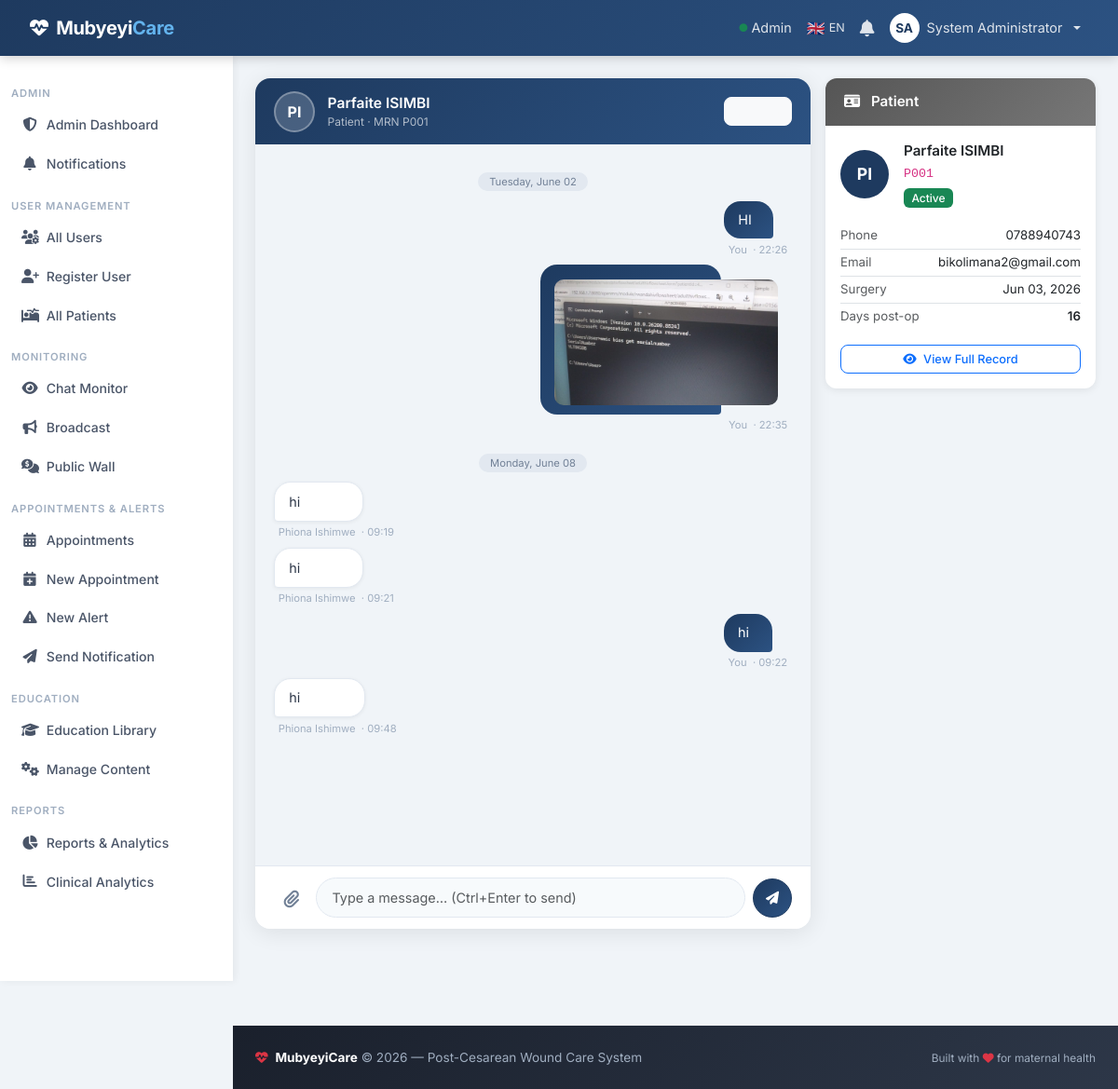
Page /chat/patient/1 (signed in) on the earlier database version.
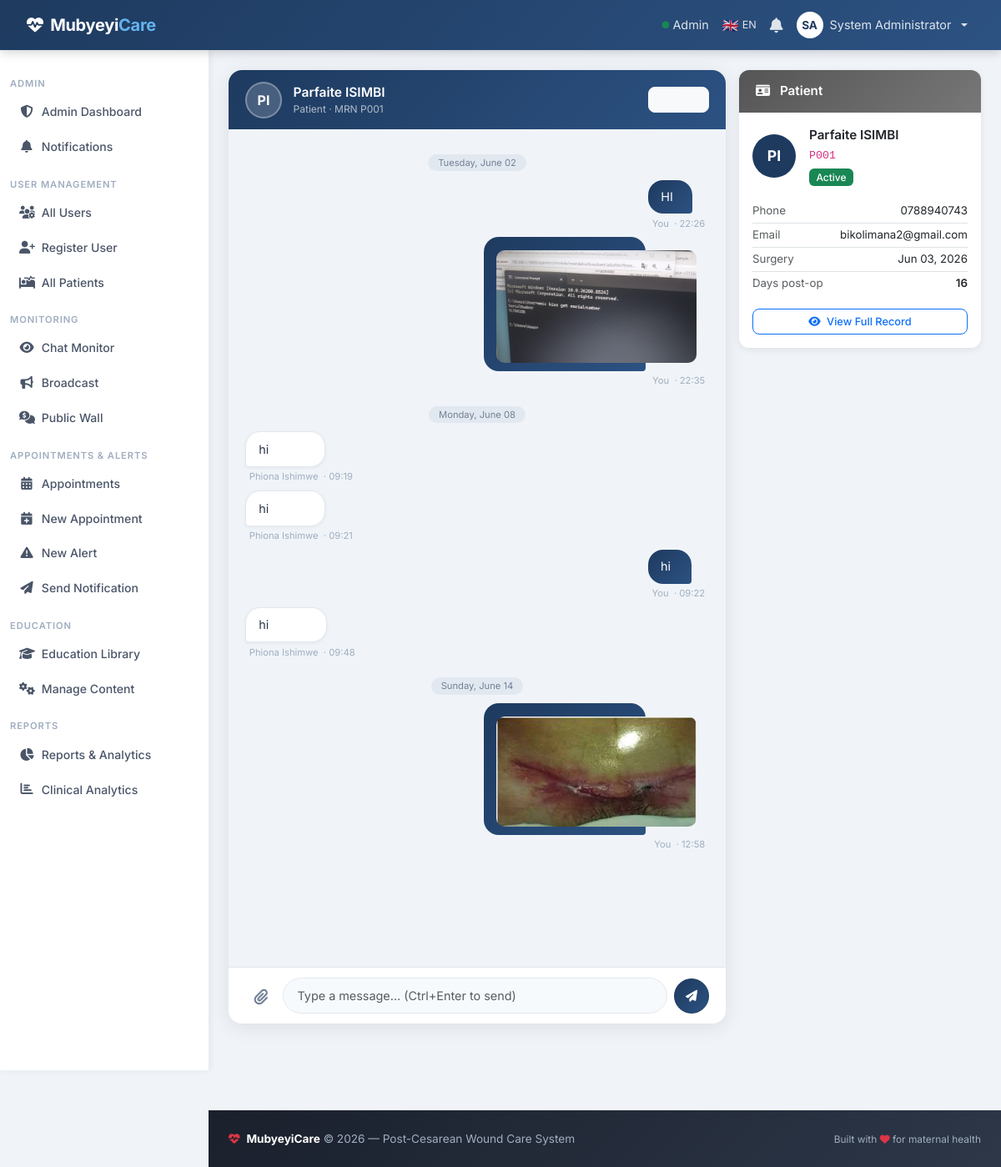
Same page on the later database version.
### models.py (models this page shows, shortened)
class Message(db.Model):
    id = db.Column(db.Integer, primary_key=True)
    patient_id = db.Column(db.Integer, db.ForeignKey('patient.id'), nullable=False)
    sender_id = db.Column(db.Integer, db.ForeignKey('user.id'), nullable=False)
    sender_role = db.Column(db.String(20), nullable=False)
    content = db.Column(db.Text, nullable=False)
    attachment_filename = db.Column(db.String(255))
    attachment_type = db.Column(db.String(100))
    attachment_url = db.Column(db.String(255))
    created_at = db.Column(db.DateTime, default=datetime.utcnow)

class User(UserMixin, db.Model):
    id = db.Column(db.Integer, primary_key=True)
    username = db.Column(db.String(80), unique=True, nullable=False)
    email = db.Column(db.String(120), unique=True, nullable=False)
    password_hash = db.Column(db.String(255), nullable=False)
    first_name = db.Column(db.String(100), nullable=False)
    last_name = db.Column(db.String(100), nullable=False)
    role = db.Column(db.Enum(UserRole), default=UserRole.PATIENT, nullable=False)
    phone = db.Column(db.String(20))
    location = db.Column(db.String(200))   # CHW service area (e.g. "Gasabo/Kinyinya")
    is_active = db.Column(db.Boolean, default=True)
    created_at = db.Column(db.DateTime, default=datetime.utcnow)
    patients = db.relationship('Patient', backref='primary_doctor', lazy='dynamic', foreign_keys='Patient.primary_doctor_id')
    follow_ups = db.relationship('FollowUp', backref='created_by', lazy='dynamic')
    sent_messages = db.relationship('Message', backref='sender', lazy='dynamic', foreign_keys='Message.sender_id')
    def get_full_name(self):
        return f"{self.first_name} {self.last_name}"

### routes/chat.py (the view, shortened to what this page needs)
@chat_bp.route('/patient/<int:patient_id>', methods=['GET', 'POST'])
@login_required
def patient_chat(patient_id):
    patient = Patient.query.get_or_404(patient_id)
    if current_user.role in [UserRole.PATIENT, UserRole.MOTHER]:
        if patient.user_id != current_user.id and (patient.email != current_user.email and patient.phone != current_user.phone):
            flash('You do not have permission to view this chat.', 'error')
            return redirect(url_for('dashboard.index'))
    elif current_user.role == UserRole.CHW:
        pass
    elif current_user.role not in [UserRole.ADMIN] and patient.primary_doctor_id != current_user.id:
        flash('You do not have permission to chat with this patient.', 'error')
        return redirect(url_for('dashboard.index'))
    provider = None
    provider_id = request.args.get('provider_id', type=int)
    if request.method == 'POST' and not provider_id:
        provider_id = request.form.get('provider_id', type=int)
    if provider_id:
        provider = User.query.filter(User.id == provider_id, User.role.in_([UserRole.DOCTOR, UserRole.NURSE, UserRole.CHW])).first()
    messages = Message.query.filter_by(patient_id=patient.id).order_by(Message.created_at.asc()).all()
    return render_template('chat/patient_chat.html', patient=patient, messages=messages, selected_provider=provider)

### models.py (called while the page is built)
    def get_full_name(self):
        return f"{self.first_name} {self.last_name}"

    def days_post_surgery(self):
        return (datetime.utcnow().date() - self.surgery_date).days

### templates/chat/patient_chat.html (shortened to what the changed rows need)
{% extends "base.html" %}
{% block content %}
{% set other_name = selected_provider.get_full_name() if selected_provider else patient.get_full_name() %}
{% set other_role = selected_provider.role.value.capitalize() if selected_provider else 'Patient · MRN ' ~ patient.mrn %}
{% set initials   = (selected_provider.first_name[0] ~ selected_provider.last_name[0]) | upper if selected_provider else (patient.first_name[0] ~ patient.last_name[0]) | upper %}
<div class="row g-3">
    <div class="col-lg-8">
        <div class="chat-shell" data-aos="fade-up">
            <div class="chat-messages" id="chatBox">
                {% if messages %}
                    {% set ns = namespace(last_date=none) %}
                    {% for msg in messages %}
                        {% set msg_date = msg.created_at.strftime('%Y-%m-%d') %}
                        {% if msg_date != ns.last_date %}
                        <div class="date-sep">
                            <span>{{ msg.created_at.strftime('%A, %B %d') }}</span>
                        </div>
                        {% set ns.last_date = msg_date %}
                        {% endif %}
                        {% set is_me = msg.sender_id == current_user.id %}
                        <div class="msg-row {{ 'sent' if is_me else 'recv' }}" data-message-id="{{ msg.id }}">
                            <div>
                                <div class="bubble {{ 'sent' if is_me else 'recv' }}">
                                    {% if msg.content %}<p class="mb-0">{{ msg.content }}</p>{% endif %}
                                    {% if msg.attachment_url %}
                                        {% if msg.attachment_type and msg.attachment_type.startswith('image') %}
                                            <img src="{{ msg.attachment_url }}" alt="image">
                                        {% elif msg.attachment_type and msg.attachment_type.startswith('video') %}
                                            <video controls><source src="{{ msg.attachment_url }}" type="{{ msg.attachment_type }}"></video>
                                        {% else %}
                                            <a href="{{ msg.attachment_url }}" target="_blank"
                                               class="{{ 'text-white-50' if is_me else 'text-primary' }}">
                                                <i class="fas fa-paperclip me-1"></i>{{ msg.attachment_filename or 'File' }}
                                            </a>
                                        {% endif %}
                                    {% endif %}
                                </div>
                                <div class="msg-meta">
                                    {% if is_me %}You{% else %}{{ msg.sender.get_full_name() if msg.sender else msg.sender_role.capitalize() }}{% endif %}
                                    &nbsp;·&nbsp;{{ msg.created_at.strftime('%H:%M') }}
                                </div>
                            </div>
                        </div>
                    {% endfor %}
                {% else %}
                <div class="text-center text-muted py-5 my-auto">
                    <i class="fas fa-comments fa-2x d-block mb-2 opacity-25"></i>
                    <p class="small mb-0">No messages yet.</p>
                    <p class="small">Say hello to get the conversation started!</p>
                </div>
                {% endif %}
            </div>
        </div>
    </div>
</div>
{% endblock %}

Differences in the rows shown:
added Message: created_at "Sunday, June 14", attachment_url (picture), shows "You", created_at "12:58"
